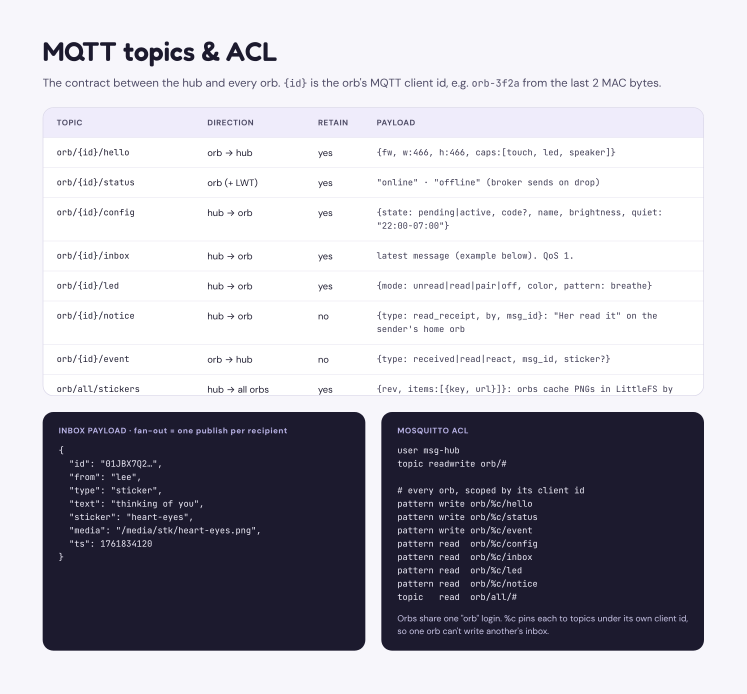
#> input picture design/png/03-mqtt-topics-acl.png, 2240 x 2080 px (shown at 1/3 size)
$ python -i stickers.py   (imports and definitions only)
#> lines starting #> are read from the running program, lines starting #| are printed output that depends on the picture
#> further down, picture is the input picture: PIL image 2240x2080 RGB; mean R, G, B 182.6, 181.5, 190.1
"""Sticker rendering (decisions 5): emoji -> 160x160 RGBA PNG via Noto Color Emoji,
or an uploaded image fitted into the same box."""

from __future__ import annotations

import hashlib
import io
import re
from pathlib import Path

import regex
from PIL import Image, ImageDraw, ImageFont, UnidentifiedImageError

STICKER_SIZE = 160
EMOJI_INLINE_SIZE = 40  # emoji inside message text on the orb (text is 30-44 px)
EMOJI_RENDER_SIZE = 109  # the only size Pillow renders NotoColorEmoji at (CBDT bitmaps)

SEED_STICKERS: list[tuple[str, str, str]] = [  # (emoji, key, name)
    ("💜", "purple-heart", "Purple heart"),
    ("🥰", "heart-eyes", "Heart eyes"),
    ("☕", "coffee", "Coffee"),
    ("🌞", "sun", "Sun"),
    ("🫶", "heart-hands", "Heart hands"),
    ("✨", "sparkles", "Sparkles"),
    ("🐱", "cat", "Cat"),
]


class BadSticker(ValueError):
    pass


def slugify(name: str) -> str:
    key = re.sub(r"[^a-z0-9]+", "-", name.lower()).strip("-")[:32].strip("-")
    if not key:
        raise BadSticker("name must contain at least one letter or digit")
    return key


def is_single_grapheme(text: str) -> bool:
    """Exactly one user-perceived character (so flags, skin tones and ZWJ sequences pass)."""
    clusters = regex.findall(r"\X", text)
    return len(clusters) == 1 and not text.isascii()


def sha256_hex(data: bytes) -> str:
    return hashlib.sha256(data).hexdigest()


def _fit_into_box(img: Image.Image, size: int = STICKER_SIZE) -> Image.Image:
#> called with size = 160
    img = img.convert("RGBA")
    bbox = img.getchannel("A").getbbox()
#> bbox = (0, 0, 2240, 2080)
    if bbox is None:
        raise BadSticker("image is fully transparent")
    img = img.crop(bbox)
    scale = size / max(img.width, img.height)  # up or down: the 109 px glyph becomes 160 px
#> scale = 0.0714
    img = img.resize(
        (max(1, round(img.width * scale)), max(1, round(img.height * scale))),
        Image.Resampling.LANCZOS,
    )
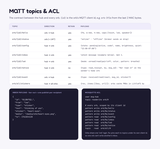
#> img: PIL image 160x149 RGBA; mean R, G, B, A 182.3, 181.2, 189.8, 255
    canvas = Image.new("RGBA", (size, size), (0, 0, 0, 0))
#> canvas: PIL image 160x160 RGBA; every value is 0
    canvas.paste(img, ((size - img.width) // 2, (size - img.height) // 2), img)
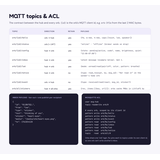
#> canvas: PIL image 160x160 RGBA; mean R, G, B, A 169.7, 168.7, 176.7, 237.5; transparent parts drawn white
    return canvas


def _to_png(img: Image.Image) -> bytes:
    out = io.BytesIO()
    img.save(out, "PNG", optimize=True)
    return out.getvalue()


def render_emoji(
    emoji: str, font_path: Path, size: int = STICKER_SIZE, single: bool = True
) -> bytes:
    """Render one emoji at 109 px with embedded colour, trim, fit into size x size."""
    emoji = emoji.strip()
    if single and not is_single_grapheme(emoji):
        raise BadSticker("emoji must be a single character (one grapheme cluster)")
    font = ImageFont.truetype(str(font_path), EMOJI_RENDER_SIZE)
    canvas = Image.new("RGBA", (EMOJI_RENDER_SIZE * 2, EMOJI_RENDER_SIZE * 2), (0, 0, 0, 0))
    draw = ImageDraw.Draw(canvas)
    draw.text(
        (EMOJI_RENDER_SIZE // 2, EMOJI_RENDER_SIZE // 2), emoji, font=font, embedded_color=True
    )
    if canvas.getchannel("A").getbbox() is None:
        raise BadSticker("the emoji font has no glyph for that character")
    return _to_png(_fit_into_box(canvas, size))


def render_upload(data: bytes) -> bytes:
    if len(data) > 5 * 1024 * 1024:
        raise BadSticker("sticker image larger than 5 MB")
    try:
        img = Image.open(io.BytesIO(data))
        img.load()
    except (UnidentifiedImageError, OSError) as e:
        raise BadSticker("not an image") from e
    return _to_png(_fit_into_box(img))

>>> from PIL import Image
>>> picture = Image.open('../../design/png/03-mqtt-topics-acl.png')
>>> result = _fit_into_box(picture)

$ run again, on design/png/02-registration-pairing.png
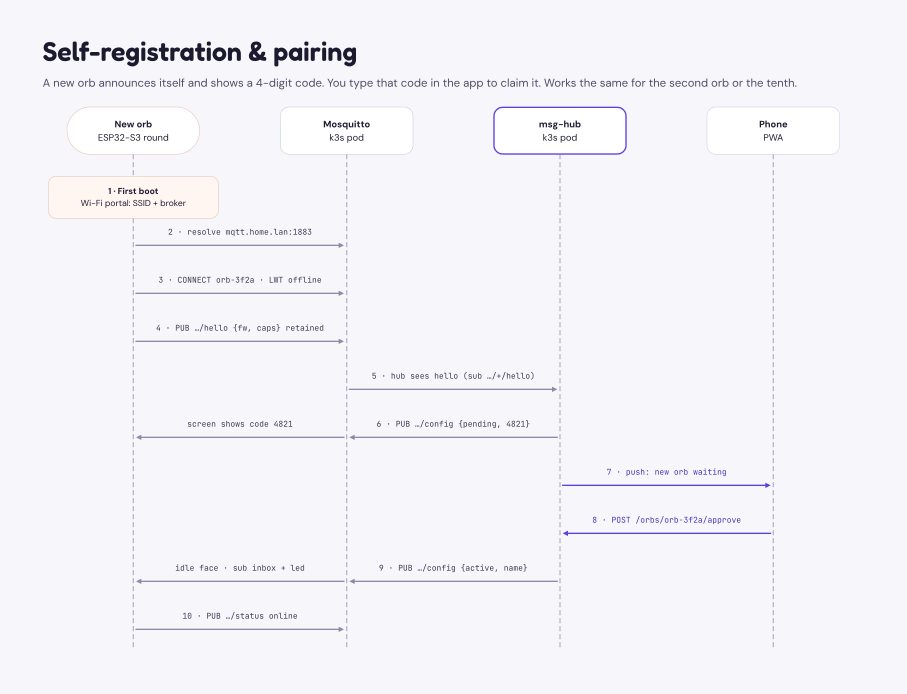
#> input picture design/png/02-registration-pairing.png, 2720 x 2080 px (shown at 1/3 size)
#> picture is the input picture: PIL image 2720x2080 RGB; mean R, G, B 244.2, 243.1, 248.4
#> bbox = (0, 0, 2720, 2080)
#> in _fit_into_box, `img = img.resize( (max(1, round(img.width * scale)), max(1, round(img...`:
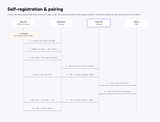
#> img: PIL image 160x122 RGBA; mean R, G, B, A 244.2, 243, 248.4, 255
#> in _fit_into_box, `canvas.paste(img, ((size - img.width) // 2, (size - img.height) // 2),..`:
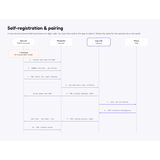
#> canvas: PIL image 160x160 RGBA; mean R, G, B, A 186.2, 185.3, 189.4, 194.4; transparent parts drawn white

$ run again, on design/png/10-app-send.png
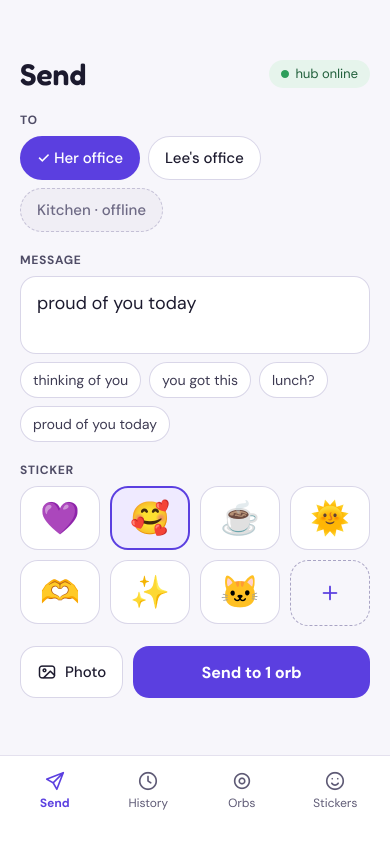
#> input picture design/png/10-app-send.png, 780 x 1688 px (shown at 1/2 size)
#> picture is the input picture: PIL image 780x1688 RGB; mean R, G, B 237.9, 235, 245.7
#> bbox = (0, 0, 780, 1688)
#> in _fit_into_box, `img = img.resize( (max(1, round(img.width * scale)), max(1, round(img...`:
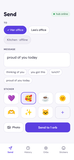
#> img: PIL image 74x160 RGBA; mean R, G, B, A 237.7, 234.7, 245.5, 255
#> in _fit_into_box, `canvas.paste(img, ((size - img.width) // 2, (size - img.height) // 2),..`:
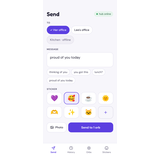
#> canvas: PIL image 160x160 RGBA; mean R, G, B, A 109.9, 108.6, 113.5, 117.9; transparent parts drawn white

$ run again, on design/png/11-app-history.png
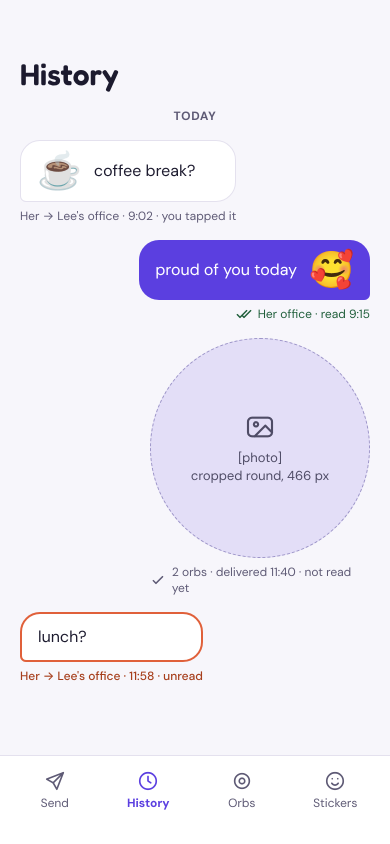
#> input picture design/png/11-app-history.png, 780 x 1688 px (shown at 1/2 size)
#> picture is the input picture: PIL image 780x1688 RGB; mean R, G, B 237.6, 234.5, 246.4
#> bbox = (0, 0, 780, 1688)
#> in _fit_into_box, `img = img.resize( (max(1, round(img.width * scale)), max(1, round(img...`:
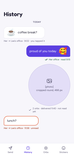
#> img: PIL image 74x160 RGBA; mean R, G, B, A 237.4, 234.4, 246.2, 255
#> in _fit_into_box, `canvas.paste(img, ((size - img.width) // 2, (size - img.height) // 2),..`:
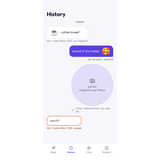
#> canvas: PIL image 160x160 RGBA; mean R, G, B, A 109.8, 108.4, 113.9, 117.9; transparent parts drawn white
